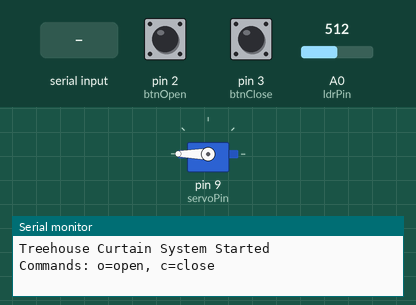
Recording of a sketch running on a simulated Arduino Uno, built with avr-gcc and run on an emulated ATmega328P. On the bench: servo, the last lines printed to the serial monitor. Inputs (shaded band) come from the test bench; at power-on: pin 2 (btnOpen) HIGH, pin 3 (btnClose) HIGH, A0 (ldrPin) = 512.

Above: at 1.2 s.
1.3 s: "c" received over Serial
At 3.89 s:
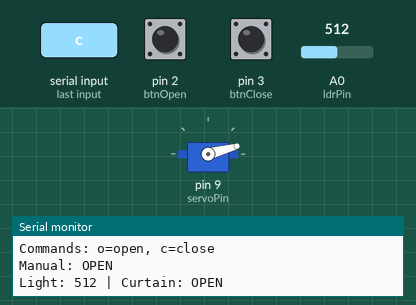
4.3 s: pin 2 (btnOpen) pulled LOW for 3.2 s
At 9.53 s:
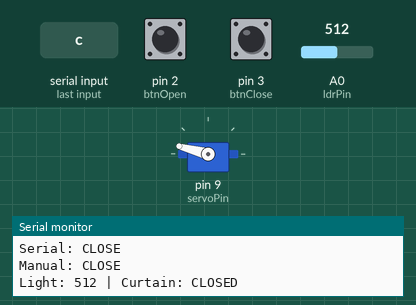
10.5 s: pin 2 (btnOpen) pulled LOW for 1 s
At 10.74 s:
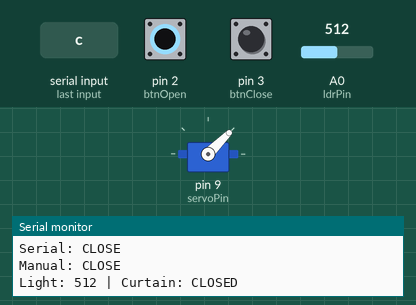
13.5 s: "o" received over Serial
16.5 s: "C" received over Serial
Timing chart, 0 to 20.5 s (numbered marks = the images above; inputs shaded):
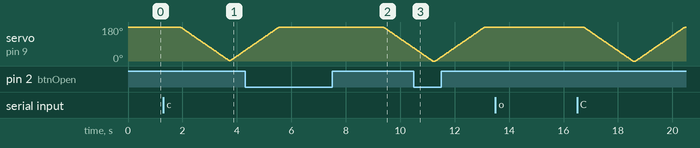

The sketch:

sketch_mar6a.ino
```cpp
#include <Servo.h>

Servo myServo;

const int servoPin = 9;
const int ldrPin = A0;
const int btnOpen = 2;
const int btnClose = 3;

// Adjust these angles after testing
const int openAngle = 0;      // Curtain fully open
const int closeAngle = 360;    // Curtain fully closed

int currentAngle = closeAngle;
unsigned long lastDebounce = 0;
const long debounceDelay = 50;

void setup() {
  Serial.begin(9600);

  myServo.attach(servoPin);
  pinMode(btnOpen, INPUT_PULLUP);
  pinMode(btnClose, INPUT_PULLUP);

  myServo.write(closeAngle);
  currentAngle = closeAngle;

  Serial.println("Treehouse Curtain System Started");
  Serial.println("Commands: o=open, c=close");
}

void loop() {
  // Read sensors
  int light = analogRead(ldrPin);
  int openState = digitalRead(btnOpen);
  int closeState = digitalRead(btnClose);

  // Button control
  if (openState == HIGH && millis() - lastDebounce > debounceDelay) {
    smoothMove(openAngle);
    Serial.println("Manual: OPEN");
    lastDebounce = millis();
  }
  if (closeState == HIGH && millis() - lastDebounce > debounceDelay) {
    smoothMove(closeAngle);
    Serial.println("Manual: CLOSE");
    lastDebounce = millis();
  }

  // Auto light control (3 seconds delay after manual)
  if (millis() - lastDebounce > 3000) {
    // Adjust threshold (500) based on your light readings
    if (light > 350 && currentAngle != closeAngle) {
      smoothMove(closeAngle);
      Serial.print("Light HIGH (");
      Serial.print(light);
      Serial.println(") Auto CLOSE");
    }
    if (light <= 350 && currentAngle != openAngle) {
      smoothMove(openAngle);
      Serial.print("Light LOW (");
      Serial.print(light);
      Serial.println(") Auto OPEN");
    }
  }

  // Serial output every second
  static unsigned long lastPrint = 0;
  if (millis() - lastPrint > 1000) {
    Serial.print("Light: ");
    Serial.print(light);
    Serial.print(" | Curtain: ");
    Serial.println(currentAngle == openAngle ? "OPEN" : "CLOSED");
    lastPrint = millis();
  }

  // Check serial commands
  if (Serial.available() > 0) {
    char cmd = Serial.read();
    if (cmd == 'o' || cmd == 'O') {
      smoothMove(openAngle);
      Serial.println("Serial: OPEN");
    }
    if (cmd == 'c' || cmd == 'C') {
      smoothMove(closeAngle);
      Serial.println("Serial: CLOSE");
    }
  }

  delay(100);
}

// Smooth movement function
void smoothMove(int target) {
  int step = (target > currentAngle) ? 1 : -1;
  for (int a = currentAngle; a != target; a += step) {
    myServo.write(a);
    delay(10);
  }
  myServo.write(target);
  currentAngle = target;
}
```

Measured:
- by itself, servo on pin 9 (servoPin): rises from 55° to 180° in 1.2 s, then falls to 69° in 4.9 s
